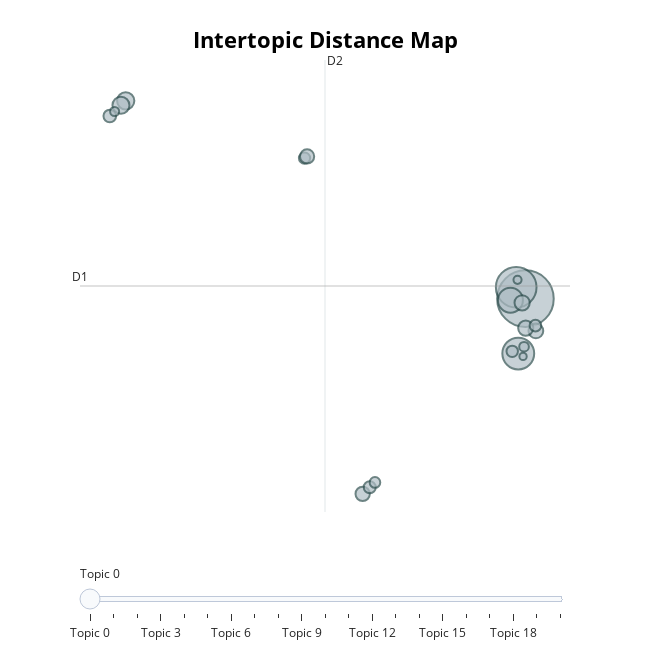

The cell this chart's notebook holds for it:
### Code cell
topic_model.visualize_topics()

### Figure 1 — Plotly figure (JSON) as saved in the notebook; plotly's stock layout.template omitted (floating-point values rounded to 4 significant figures)
{"data": [{"customdata": [[0, "model | speech | system | method | based", 5912], [1, "channel | communication | ri | system | proposed", 3050], [2, "image | segmentation | model | medical | method", 1874], [3, "power | energy | system | grid | model", 1145], [4, "vehicle | traffic | control | driving | autonomous", 552], [5, "robot | control | system | motion | robotic", 534], [6, "sar | data | image | model | method", 401], [7, "music | audio | model | generation | musical", 430], [8, "uav | uavs | aerial | unmanned | aerial vehicle", 295], [9, "video | compression | quality | image | coding", 421], [10, "ecg | cardiac | heart | signal | ppg", 235], [11, "eeg | signal | feature | model | brain", 373], [12, "mri | reconstruction | image | method | imaging", 377], [13, "sensor | data | human | activity | wearable", 252], [14, "imaging | image | reconstruction | microscopy | method", 267], [15, "image | segmentation | vessel | oct | retinal", 173], [16, "spectral | image | hyperspectral | hsi | resolution", 208], [17, "underwater | water | method | model | navigation", 99], [18, "satellite | leo | network | terrestrial | orbit", 122], [19, "control | controller | trajectory | tracking | dynamic", 151], [20, "image | model | diffusion | generative | gan", 243]], "hovertemplate": "<b>Topic %{customdata[0]}</b><br>%{customdata[1]}<br>Size: %{customdata[2]}", "legendgroup": "", "marker": {"color": "#B0BEC5", "line": {"color": "DarkSlateGrey", "width": 2}, "size": [5912, 3050, 1874, 1145, 552, 534, 401, 430, 295, 421, 235, 373, 377, 252, 267, 173, 208, 99, 122, 151, 243], "sizemode": "area", "sizeref": 3.695, "symbol": "circle"}, "mode": "markers", "name": "", "orientation": "v", "showlegend": false, "type": "scatter", "x": [8.939, 8.558, 8.644, 8.322, -7.527, -7.723, 9.369, 8.803, -8.183, 8.951, -0.1611, -0.05557, 2.234, 9.351, 2.525, 8.882, 2.741, 8.841, 8.613, -7.984, 8.395], "xaxis": "x", "y": [3.295, 3.8, 0.8636, 3.225, 12.05, 11.85, 1.867, 3.111, 11.38, 1.99, 9.516, 9.59, -5.347, 2.098, -5.056, 1.166, -4.84, 0.7389, 4.126, 11.58, 0.961], "yaxis": "y"}], "layout": {"annotations": [{"showarrow": false, "text": "D1", "x": -9.41, "y": 3.854, "yshift": 10}, {"showarrow": false, "text": "D2", "x": 0.6823, "xshift": 10, "y": 13.86}], "height": 650, "hoverlabel": {"bgcolor": "white", "font": {"family": "Rockwell", "size": 16}}, "legend": {"itemsizing": "constant", "tracegroupgap": 0}, "margin": {"t": 60}, "shapes": [{"line": {"color": "#CFD8DC", "width": 2}, "type": "line", "x0": 0.6823, "x1": 0.6823, "y0": -6.149, "y1": 13.86}, {"line": {"color": "#9E9E9E", "width": 2}, "type": "line", "x0": -9.41, "x1": 10.77, "y0": 3.854, "y1": 3.854}], "sliders": [{"active": 0, "pad": {"t": 50}, "steps": [{"args": [{"marker.color": [["red", "#B0BEC5", "#B0BEC5", "#B0BEC5", "#B0BEC5", "#B0BEC5", "#B0BEC5", "#B0BEC5", "#B0BEC5", "#B0BEC5", "#B0BEC5", "#B0BEC5", "#B0BEC5", "#B0BEC5", "#B0BEC5", "#B0BEC5", "#B0BEC5", "#B0BEC5", "#B0BEC5", "#B0BEC5", "#B0BEC5"]]}], "label": "Topic 0", "method": "update"}, {"args": [{"marker.color": [["#B0BEC5", "red", "#B0BEC5", "#B0BEC5", "#B0BEC5", "#B0BEC5", "#B0BEC5", "#B0BEC5", "#B0BEC5", "#B0BEC5", "#B0BEC5", "#B0BEC5", "#B0BEC5", "#B0BEC5", "#B0BEC5", "#B0BEC5", "#B0BEC5", "#B0BEC5", "#B0BEC5", "#B0BEC5", "#B0BEC5"]]}], "label": "Topic 1", "method": "update"}, {"args": [{"marker.color": [["#B0BEC5", "#B0BEC5", "red", "#B0BEC5", "#B0BEC5", "#B0BEC5", "#B0BEC5", "#B0BEC5", "#B0BEC5", "#B0BEC5", "#B0BEC5", "#B0BEC5", "#B0BEC5", "#B0BEC5", "#B0BEC5", "#B0BEC5", "#B0BEC5", "#B0BEC5", "#B0BEC5", "#B0BEC5", "#B0BEC5"]]}], "label": "Topic 2", "method": "update"}, {"args": [{"marker.color": [["#B0BEC5", "#B0BEC5", "#B0BEC5", "red", "#B0BEC5", "#B0BEC5", "#B0BEC5", "#B0BEC5", "#B0BEC5", "#B0BEC5", "#B0BEC5", "#B0BEC5", "#B0BEC5", "#B0BEC5", "#B0BEC5", "#B0BEC5", "#B0BEC5", "#B0BEC5", "#B0BEC5", "#B0BEC5", "#B0BEC5"]]}], "label": "Topic 3", "method": "update"}, {"args": [{"marker.color": [["#B0BEC5", "#B0BEC5", "#B0BEC5", "#B0BEC5", "red", "#B0BEC5", "#B0BEC5", "#B0BEC5", "#B0BEC5", "#B0BEC5", "#B0BEC5", "#B0BEC5", "#B0BEC5", "#B0BEC5", "#B0BEC5", "#B0BEC5", "#B0BEC5", "#B0BEC5", "#B0BEC5", "#B0BEC5", "#B0BEC5"]]}], "label": "Topic 4", "method": "update"}, {"args": [{"marker.color": [["#B0BEC5", "#B0BEC5", "#B0BEC5", "#B0BEC5", "#B0BEC5", "red", "#B0BEC5", "#B0BEC5", "#B0BEC5", "#B0BEC5", "#B0BEC5", "#B0BEC5", "#B0BEC5", "#B0BEC5", "#B0BEC5", "#B0BEC5", "#B0BEC5", "#B0BEC5", "#B0BEC5", "#B0BEC5", "#B0BEC5"]]}], "label": "Topic 5", "method": "update"}, {"args": [{"marker.color": [["#B0BEC5", "#B0BEC5", "#B0BEC5", "#B0BEC5", "#B0BEC5", "#B0BEC5", "red", "#B0BEC5", "#B0BEC5", "#B0BEC5", "#B0BEC5", "#B0BEC5", "#B0BEC5", "#B0BEC5", "#B0BEC5", "#B0BEC5", "#B0BEC5", "#B0BEC5", "#B0BEC5", "#B0BEC5", "#B0BEC5"]]}], "label": "Topic 6", "method": "update"}, {"args": [{"marker.color": [["#B0BEC5", "#B0BEC5", "#B0BEC5", "#B0BEC5", "#B0BEC5", "#B0BEC5", "#B0BEC5", "red", "#B0BEC5", "#B0BEC5", "#B0BEC5", "#B0BEC5", "#B0BEC5", "#B0BEC5", "#B0BEC5", "#B0BEC5", "#B0BEC5", "#B0BEC5", "#B0BEC5", "#B0BEC5", "#B0BEC5"]]}], "label": "Topic 7", "method": "update"}, {"args": [{"marker.color": [["#B0BEC5", "#B0BEC5", "#B0BEC5", "#B0BEC5", "#B0BEC5", "#B0BEC5", "#B0BEC5", "#B0BEC5", "red", "#B0BEC5", "#B0BEC5", "#B0BEC5", "#B0BEC5", "#B0BEC5", "#B0BEC5", "#B0BEC5", "#B0BEC5", "#B0BEC5", "#B0BEC5", "#B0BEC5", "#B0BEC5"]]}], "label": "Topic 8", "method": "update"}, {"args": [{"marker.color": [["#B0BEC5", "#B0BEC5", "#B0BEC5", "#B0BEC5", "#B0BEC5", "#B0BEC5", "#B0BEC5", "#B0BEC5", "#B0BEC5", "red", "#B0BEC5", "#B0BEC5", "#B0BEC5", "#B0BEC5", "#B0BEC5", "#B0BEC5", "#B0BEC5", "#B0BEC5", "#B0BEC5", "#B0BEC5", "#B0BEC5"]]}], "label": "Topic 9", "method": "update"}, {"args": [{"marker.color": [["#B0BEC5", "#B0BEC5", "#B0BEC5", "#B0BEC5", "#B0BEC5", "#B0BEC5", "#B0BEC5", "#B0BEC5", "#B0BEC5", "#B0BEC5", "red", "#B0BEC5", "#B0BEC5", "#B0BEC5", "#B0BEC5", "#B0BEC5", "#B0BEC5", "#B0BEC5", "#B0BEC5", "#B0BEC5", "#B0BEC5"]]}], "label": "Topic 10", "method": "update"}, {"args": [{"marker.color": [["#B0BEC5", "#B0BEC5", "#B0BEC5", "#B0BEC5", "#B0BEC5", "#B0BEC5", "#B0BEC5", "#B0BEC5", "#B0BEC5", "#B0BEC5", "#B0BEC5", "red", "#B0BEC5", "#B0BEC5", "#B0BEC5", "#B0BEC5", "#B0BEC5", "#B0BEC5", "#B0BEC5", "#B0BEC5", "#B0BEC5"]]}], "label": "Topic 11", "method": "update"}, {"args": [{"marker.color": [["#B0BEC5", "#B0BEC5", "#B0BEC5", "#B0BEC5", "#B0BEC5", "#B0BEC5", "#B0BEC5", "#B0BEC5", "#B0BEC5", "#B0BEC5", "#B0BEC5", "#B0BEC5", "red", "#B0BEC5", "#B0BEC5", "#B0BEC5", "#B0BEC5", "#B0BEC5", "#B0BEC5", "#B0BEC5", "#B0BEC5"]]}], "label": "Topic 12", "method": "update"}, {"args": [{"marker.color": [["#B0BEC5", "#B0BEC5", "#B0BEC5", "#B0BEC5", "#B0BEC5", "#B0BEC5", "#B0BEC5", "#B0BEC5", "#B0BEC5", "#B0BEC5", "#B0BEC5", "#B0BEC5", "#B0BEC5", "red", "#B0BEC5", "#B0BEC5", "#B0BEC5", "#B0BEC5", "#B0BEC5", "#B0BEC5", "#B0BEC5"]]}], "label": "Topic 13", "method": "update"}, {"args": [{"marker.color": [["#B0BEC5", "#B0BEC5", "#B0BEC5", "#B0BEC5", "#B0BEC5", "#B0BEC5", "#B0BEC5", "#B0BEC5", "#B0BEC5", "#B0BEC5", "#B0BEC5", "#B0BEC5", "#B0BEC5", "#B0BEC5", "red", "#B0BEC5", "#B0BEC5", "#B0BEC5", "#B0BEC5", "#B0BEC5", "#B0BEC5"]]}], "label": "Topic 14", "method": "update"}, {"args": [{"marker.color": [["#B0BEC5", "#B0BEC5", "#B0BEC5", "#B0BEC5", "#B0BEC5", "#B0BEC5", "#B0BEC5", "#B0BEC5", "#B0BEC5", "#B0BEC5", "#B0BEC5", "#B0BEC5", "#B0BEC5", "#B0BEC5", "#B0BEC5", "red", "#B0BEC5", "#B0BEC5", "#B0BEC5", "#B0BEC5", "#B0BEC5"]]}], "label": "Topic 15", "method": "update"}, {"args": [{"marker.color": [["#B0BEC5", "#B0BEC5", "#B0BEC5", "#B0BEC5", "#B0BEC5", "#B0BEC5", "#B0BEC5", "#B0BEC5", "#B0BEC5", "#B0BEC5", "#B0BEC5", "#B0BEC5", "#B0BEC5", "#B0BEC5", "#B0BEC5", "#B0BEC5", "red", "#B0BEC5", "#B0BEC5", "#B0BEC5", "#B0BEC5"]]}], "label": "Topic 16", "method": "update"}, {"args": [{"marker.color": [["#B0BEC5", "#B0BEC5", "#B0BEC5", "#B0BEC5", "#B0BEC5", "#B0BEC5", "#B0BEC5", "#B0BEC5", "#B0BEC5", "#B0BEC5", "#B0BEC5", "#B0BEC5", "#B0BEC5", "#B0BEC5", "#B0BEC5", "#B0BEC5", "#B0BEC5", "red", "#B0BEC5", "#B0BEC5", "#B0BEC5"]]}], "label": "Topic 17", "method": "update"}, {"args": [{"marker.color": [["#B0BEC5", "#B0BEC5", "#B0BEC5", "#B0BEC5", "#B0BEC5", "#B0BEC5", "#B0BEC5", "#B0BEC5", "#B0BEC5", "#B0BEC5", "#B0BEC5", "#B0BEC5", "#B0BEC5", "#B0BEC5", "#B0BEC5", "#B0BEC5", "#B0BEC5", "#B0BEC5", "red", "#B0BEC5", "#B0BEC5"]]}], "label": "Topic 18", "method": "update"}, {"args": [{"marker.color": [["#B0BEC5", "#B0BEC5", "#B0BEC5", "#B0BEC5", "#B0BEC5", "#B0BEC5", "#B0BEC5", "#B0BEC5", "#B0BEC5", "#B0BEC5", "#B0BEC5", "#B0BEC5", "#B0BEC5", "#B0BEC5", "#B0BEC5", "#B0BEC5", "#B0BEC5", "#B0BEC5", "#B0BEC5", "red", "#B0BEC5"]]}], "label": "Topic 19", "method": "update"}, {"args": [{"marker.color": [["#B0BEC5", "#B0BEC5", "#B0BEC5", "#B0BEC5", "#B0BEC5", "#B0BEC5", "#B0BEC5", "#B0BEC5", "#B0BEC5", "#B0BEC5", "#B0BEC5", "#B0BEC5", "#B0BEC5", "#B0BEC5", "#B0BEC5", "#B0BEC5", "#B0BEC5", "#B0BEC5", "#B0BEC5", "#B0BEC5", "red"]]}], "label": "Topic 20", "method": "update"}]}], "title": {"font": {"color": "Black", "size": 22}, "text": "<b>Intertopic Distance Map</b>", "x": 0.5, "xanchor": "center", "y": 0.95, "yanchor": "top"}, "width": 650, "xaxis": {"anchor": "y", "domain": [0, 1], "range": [-9.41, 10.77], "title": {"text": ""}, "visible": false}, "yaxis": {"anchor": "x", "domain": [0, 1], "range": [-6.149, 13.86], "title": {"text": ""}, "visible": false}}}
